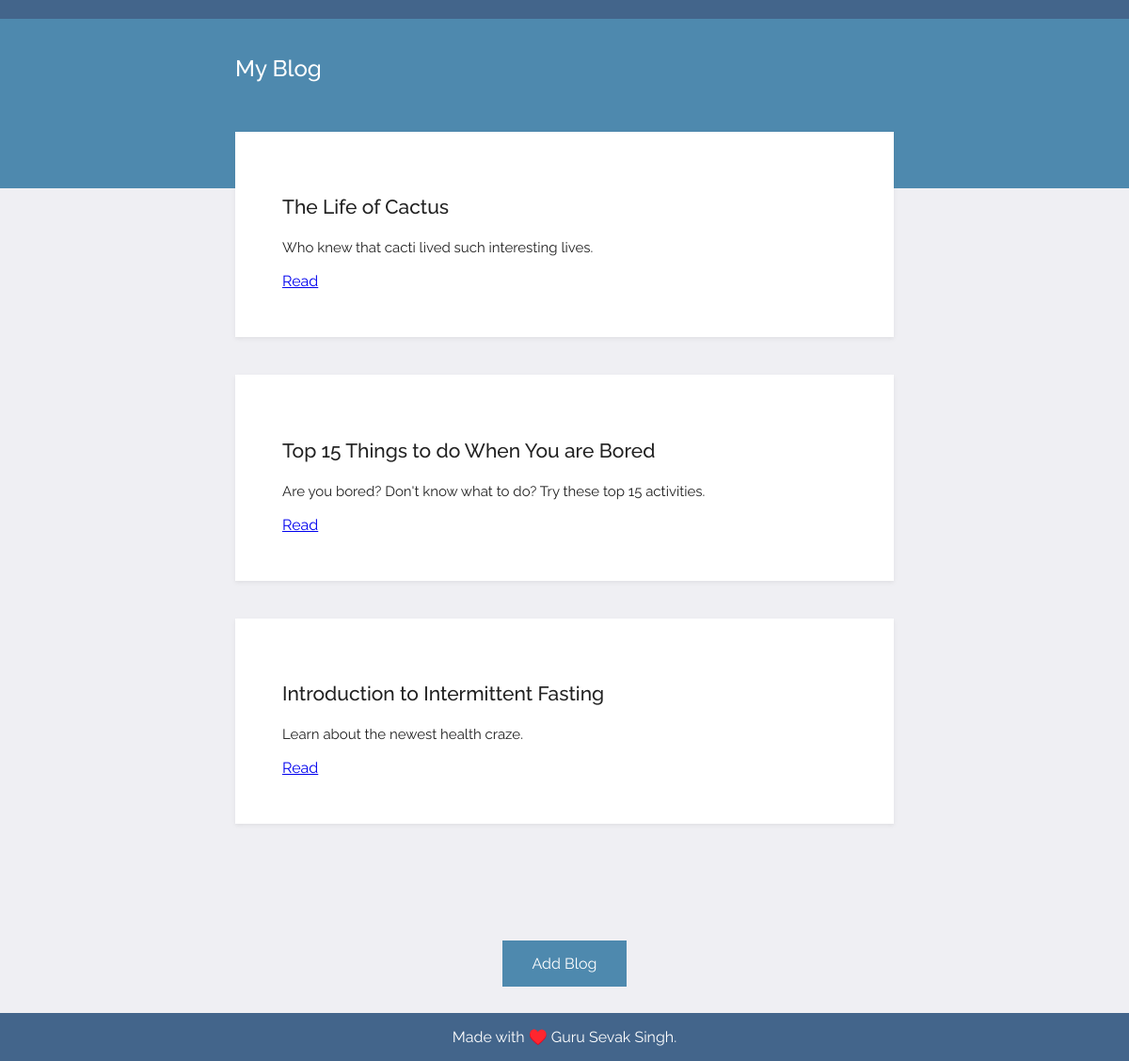
The page / on the database its author committed.
### app.py (models this page shows)
class BlogPost(db.Model):
    id = db.Column(db.Integer, primary_key=True)
    title = db.Column(db.String(250), unique=True, nullable=False)
    subtitle = db.Column(db.String(250), nullable=False)
    body = db.Column(db.Text, nullable=False)

### app.py (the view)
@app.route('/')
def home():
    posts = BlogPost.query.all()
    return render_template("index.html", posts=posts)

### templates/index.html (shortened to what this page needs)
{% extends 'base.html' %}
{% block body %}
<div class="top">
    <div class="title">
        <h1>My Blog</h1>
    </div>
</div>
{% for post_detail in posts %}
<div class="content">
    <div class="card">
        <h2>{{ post_detail.title }}</h2>
        <p class="text">{{ post_detail.subtitle }}</p>
        <a href="{{url_for('get_post', index=post_detail.id)}}">Read</a>
    </div>
</div>
{%endfor%}
<div class="center-box">
    <a class="submit-button" href="{{ url_for('add_blog') }}">Add Blog</a>
</div>
{% endblock %}

### templates/base.html (shortened to what this page needs)
<!DOCTYPE html>
<html lang="en">
<head>
    <link rel="stylesheet" href="../static/css/styles.css">
</head>
<body>
    <div class="wrapper">
        {% block body %}
        {% endblock %}
    </div>
</body>
<footer>
    <p>Made with ♥️ Guru Sevak Singh.</p>
</footer>
</html>

### static/css/styles.css (style rules this page uses)
body { background: #efeff3; margin: 0; font-family: 'Raleway', sans-serif; -webkit-font-smoothing: antialiased; color: #212121; }
.wrapper { position: relative; clear: both; margin: 0 auto 75px auto; width: 100%; overflow: hidden; }
.top { background: #4e89ae; height: 180px; border-top: 20px solid #43658b; }
.top .title { width: 700px; margin: 38px auto 0 auto; }
.title h1 { font-size: 24px; color: #FFF; font-weight: 500; }
.content { margin: -80px auto 100px; padding-bottom: 20px; }
.card { position: relative; background: #fff; padding: 50px; width: 600px; margin: 20px auto 0 auto; box-shadow: 0 2px 4px rgba(100, 100, 100, .1); }
.card h2 { font-size: 21px; font-weight: 500; }
.card .text { color: #212121; margin-top: 20px; font-size: 15px; line-height: 22px; }
footer { position: fixed; left: 0; bottom: 0; width: 100%; background-color: #43658b; color: white; text-align: center; }
.center-box { text-align: center; }
.submit-button { background-color: #4e89ae; border: none; color: white; padding: 15px 32px; text-align: center; text-decoration: none; display: inline-block; font-size: 16px; margin: 4px 2px; cursor: pointer; }

### rows shown on the page
BlogPost: title "The Life of Cactus", subtitle "Who knew that cacti lived such interesting lives."
BlogPost: title "Top 15 Things to do When You are Bored", subtitle "Are you bored? Don't know what to do? Try these top 15 activities."
BlogPost: title "Introduction to Intermittent Fasting", subtitle "Learn about the newest health craze."
